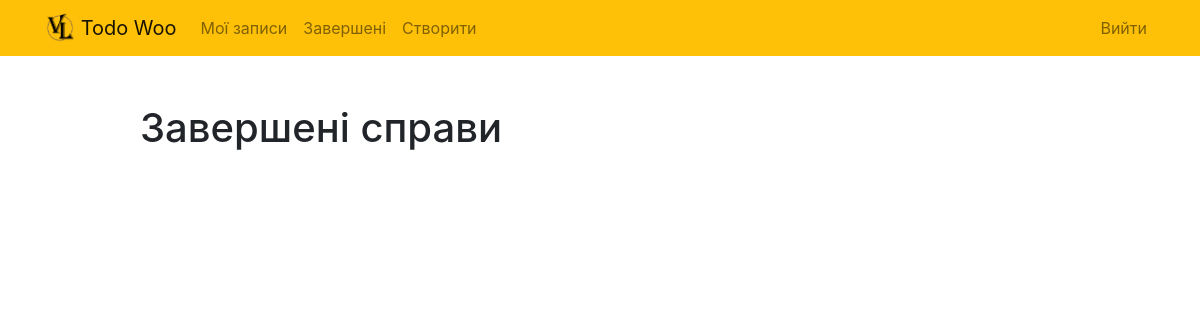
The app's page /completed/ (signed in), older data.
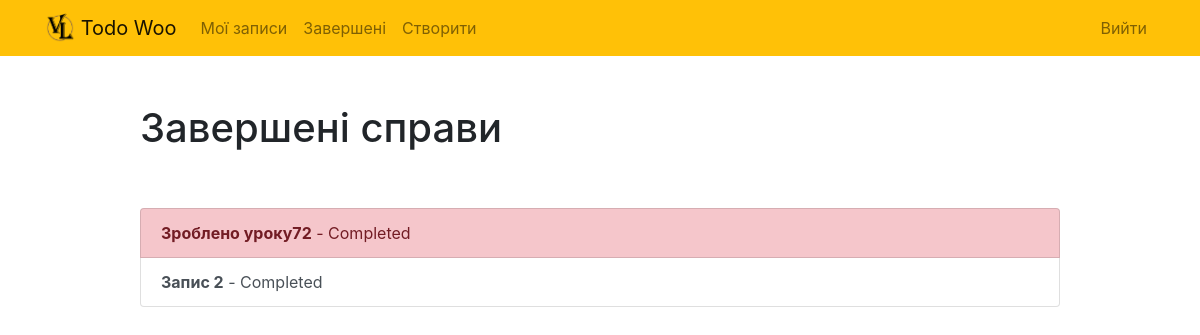
The same page, newer data.
### todo/models.py (models this page shows, shortened)
class Todo(models.Model):
    title = models.CharField(max_length=100)
    memo = models.TextField(blank=True)
    created = models.DateTimeField(auto_now_add=True)
    datecomleted = models.DateTimeField(null=True, blank=True)
    important = models.BooleanField(default=False)
    user = models.ForeignKey(User, on_delete=models.CASCADE)

### todo/views.py (the view)
# urls.py: path('completed/', views.completedtodos, name= 'completedtodos'),
@login_required
def completedtodos(request):
    todos = Todo.objects.filter(user = request.user, datecomleted__isnull=False).order_by('-datecomleted')
    return render(request, 'todo/completedtodos.html', {'todos':todos})

### todo/templates/todo/completedtodos.html
{% extends "todo/base.html" %}
{% block content %}
    <div class="row justify-content-center mt-5">
        <div class="col-md-10">
            <h1>Завершені справи</h1>
        </div>
    </div>
    <div class="row justify-content-center mt-5">
        <div class="col-md-10">
            <div class="list-group">
                {% for todo in todos %}
                    <a href="{% url 'viewtodo' todo.id %}" class="list-group-item list-group-item-action{% if todo.important %} list-group-item-danger{% endif %}"><b>{{ todo.title }}</b> - Completed {{ todo.datecompleted|date:'M j Y H:i' }}</a>
                {% endfor %}
            </div>
        </div>
    </div>
{% endblock %}

Row changes from the older to the newer data that the page shows:
added Todo: title "Зроблено уроку72", important True (drawn)
added Todo: title "Запис 2", important False (drawn)
